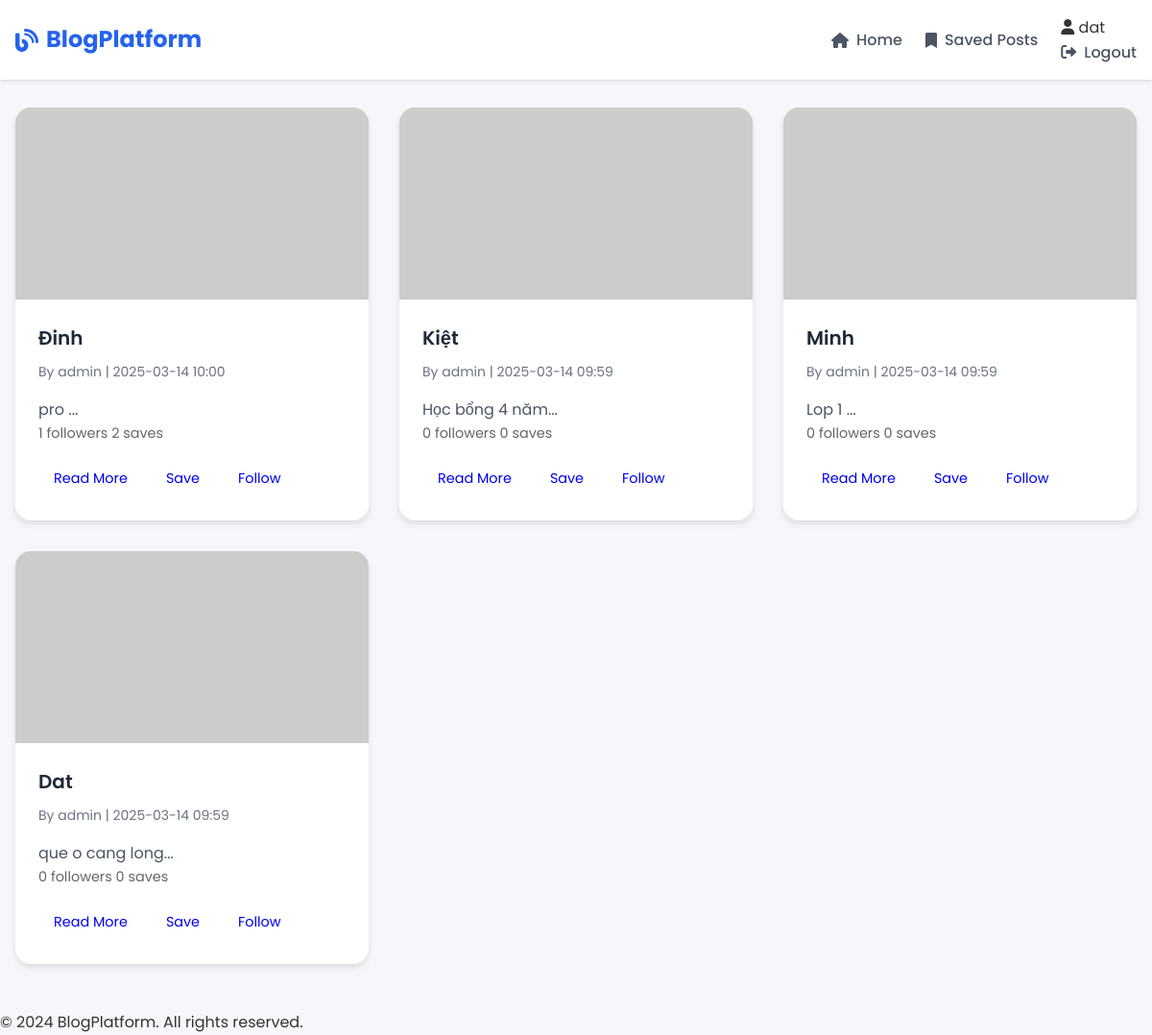
/ (signed in), run on the app's committed database.
### tables this page shows
CREATE TABLE users (
    id INTEGER PRIMARY KEY AUTOINCREMENT,
    username TEXT UNIQUE NOT NULL,
    password TEXT NOT NULL,
    is_actor INTEGER DEFAULT 0  -- 0: normal user, 1: actor
);

CREATE TABLE posts (
    id INTEGER PRIMARY KEY AUTOINCREMENT,
    title TEXT NOT NULL,
    content TEXT NOT NULL,
    image_url TEXT NOT NULL,
    created_at TIMESTAMP DEFAULT CURRENT_TIMESTAMP,
    updated_at TIMESTAMP DEFAULT CURRENT_TIMESTAMP,
    author_id INTEGER NOT NULL,
    FOREIGN KEY (author_id) REFERENCES users (id)
);

### app.py (the view)
@app.route('/')
def home():
    db = get_db()
    posts = db.execute('''
        SELECT p.*, u.username,
        (SELECT COUNT(*) FROM follows WHERE post_id = p.id) as follow_count,
        (SELECT COUNT(*) FROM saved_posts WHERE post_id = p.id) as save_count
        FROM posts p
        JOIN users u ON p.author_id = u.id
        ORDER BY p.created_at DESC
    ''').fetchall()
    formatted_posts = []
    for post in posts:
        post_dict = dict(post)
        if isinstance(post_dict['created_at'], str):
            post_dict['created_at'] = datetime.strptime(post_dict['created_at'], '%Y-%m-%d %H:%M:%S')
        formatted_posts.append(post_dict)
    return render_template('home.html', posts=formatted_posts)

### app.py (called while the page is built)
@app.template_filter('format_datetime')
def format_datetime(value):
    if isinstance(value, str):
        try:
            value = datetime.strptime(value, '%Y-%m-%d %H:%M:%S')
        except ValueError:
            return value
    return value.strftime('%Y-%m-%d %H:%M')

def get_db():
    if 'db' not in g:
        g.db = sqlite3.connect(app.config['DATABASE'])
        g.db.row_factory = sqlite3.Row
    return g.db

@app.before_request
def load_logged_in_user():
    user_id = session.get('user_id')
    if user_id is None:
        g.user = None
    else:
        g.user = get_db().execute(
            'SELECT * FROM users WHERE id = ?', (user_id,)
        ).fetchone()

@app.context_processor
def utility_processor():
    return dict(g=g)

### templates/home.html (shortened to what this page needs)
{% extends "base.html" %}
{% block content %}
<div class="container">
    <div class="posts-grid">
        {% for post in posts %}
            <div class="post-card">
                <div class="post-image">
                    <img src="{{ post.image_url }}" alt="{{ post.title }}">
                </div>
                <div class="post-content">
                    <h2 class="post-title">{{ post.title }}</h2>
                    <p class="post-meta">
                        By {{ post.username }} |
                        {{ post.created_at|format_datetime }}
                    </p>
                    <p class="post-excerpt">{{ post.content[:150] }}...</p>
                    <div class="post-stats">
                        <span>{{ post.follow_count }} followers</span>
                        <span>{{ post.save_count }} saves</span>
                    </div>
                    <div class="post-actions">
                        <a href="{{ url_for('post_detail', post_id=post.id) }}" class="button">Read More</a>
                        {% if g.user %}
                            <a href="{{ url_for('save_post', post_id=post.id) }}" class="button">
                                {% if post.is_saved %}Unsave{% else %}Save{% endif %}
                            </a>
                            <a href="{{ url_for('follow_post', post_id=post.id) }}" class="button">
                                {% if post.is_following %}Unfollow{% else %}Follow{% endif %}
                            </a>
                        {% endif %}
                    </div>
                </div>
            </div>
        {% endfor %}
    </div>
</div>
{% endblock %}

### templates/base.html (shortened to what this page needs)
<!DOCTYPE html>
<html lang="en">
<head>
    <link rel="stylesheet" href="{{ url_for('static', filename='css/style.css') }}">
    <link rel="stylesheet" href="https://cdnjs.cloudflare.com/ajax/libs/font-awesome/6.0.0/css/all.min.css">
</head>
<body>
    <nav class="navbar">
        <div class="nav-container">
            <a href="{{ url_for('home') }}" class="nav-logo">
                <i class="fas fa-blog"></i>
                BlogPlatform
            </a>
            <div class="nav-links">
                <a href="{{ url_for('home') }}" class="nav-link">
                    <i class="fas fa-home"></i> Home
                </a>
                {% if g.user %}
                    <a href="{{ url_for('my_saved_posts') }}" class="nav-link">
                        <i class="fas fa-bookmark"></i> Saved Posts
                    </a>
                    <div class="user-menu">
                        <span class="user-name">
                            <i class="fas fa-user"></i> {{ g.user['username'] }}
                        </span>
                        <a href="{{ url_for('logout') }}" class="nav-link">
                            <i class="fas fa-sign-out-alt"></i> Logout
                        </a>
                    </div>
                {% endif %}
            </div>
        </div>
    </nav>
    <main class="main-content">
        {% block content %}{% endblock %}
    </main>
    <footer class="footer">
        <div class="footer-content">
            <p>&copy; 2024 BlogPlatform. All rights reserved.</p>
        </div>
    </footer>
</body>
</html>

### static/css/style.css (style rules this page uses)
* { margin: 0; padding: 0; box-sizing: border-box; }
body { font-family: 'Poppins', sans-serif; line-height: 1.6; background-color: #f5f7fa; color: #333; }
.navbar { background-color: #ffffff; box-shadow: 0 2px 4px rgba(0,0,0,0.1); position: fixed; top: 0; left: 0; right: 0; z-index: 1000; }
.nav-container { max-width: 1200px; margin: 0 auto; padding: 1rem; display: flex; justify-content: space-between; align-items: center; }
.nav-logo { font-size: 1.5rem; font-weight: 700; color: #2563eb; text-decoration: none; display: flex; align-items: center; gap: 0.5rem; }
.nav-links { display: flex; align-items: center; gap: 1.5rem; }
.nav-link { color: #4b5563; text-decoration: none; font-weight: 500; transition: color 0.3s ease; display: flex; align-items: center; gap: 0.5rem; }
.main-content { max-width: 1200px; margin: 6rem auto 2rem; padding: 0 1rem; }
.posts-grid { display: grid; grid-template-columns: repeat(auto-fill, minmax(300px, 1fr)); gap: 2rem; padding: 1rem 0; }
.post-card { background: white; border-radius: 1rem; overflow: hidden; box-shadow: 0 4px 6px rgba(0,0,0,0.1); transition: transform 0.3s ease, box-shadow 0.3s ease; }
.post-image { width: 100%; height: 200px; overflow: hidden; }
.post-image img { width: 100%; height: 100%; object-fit: cover; transition: transform 0.3s ease; }
.post-content { padding: 1.5rem; }
.post-title { font-size: 1.25rem; font-weight: 600; margin-bottom: 0.5rem; color: #1f2937; }
.post-meta { font-size: 0.875rem; color: #6b7280; margin-bottom: 1rem; }
.post-excerpt { color: #4b5563; }
.post-stats { font-size: 0.9rem; color: #666; margin-bottom: 1rem; }
.post-actions { display: flex; flex-wrap: wrap; gap: 0.5rem; }
.button { padding: 0.5rem 1rem; border-radius: 5px; text-decoration: none; font-size: 0.9rem; transition: background-color 0.3s ease; }

### data on the page
users: user.username "dat"
posts: title "Đinh", username "admin", created_at "2025-03-14 10:00", content "pro", follow_count "1", save_count "2"
posts: title "Kiệt", username "admin", created_at "2025-03-14 09:59", content "Học bổng 4 năm", follow_count "0", save_count "0"
posts: title "Minh", username "admin", created_at "2025-03-14 09:59", content "Lop 1", follow_count "0", save_count "0"
posts: title "Dat", username "admin", created_at "2025-03-14 09:59", content "que o cang long", follow_count "0", save_count "0"
